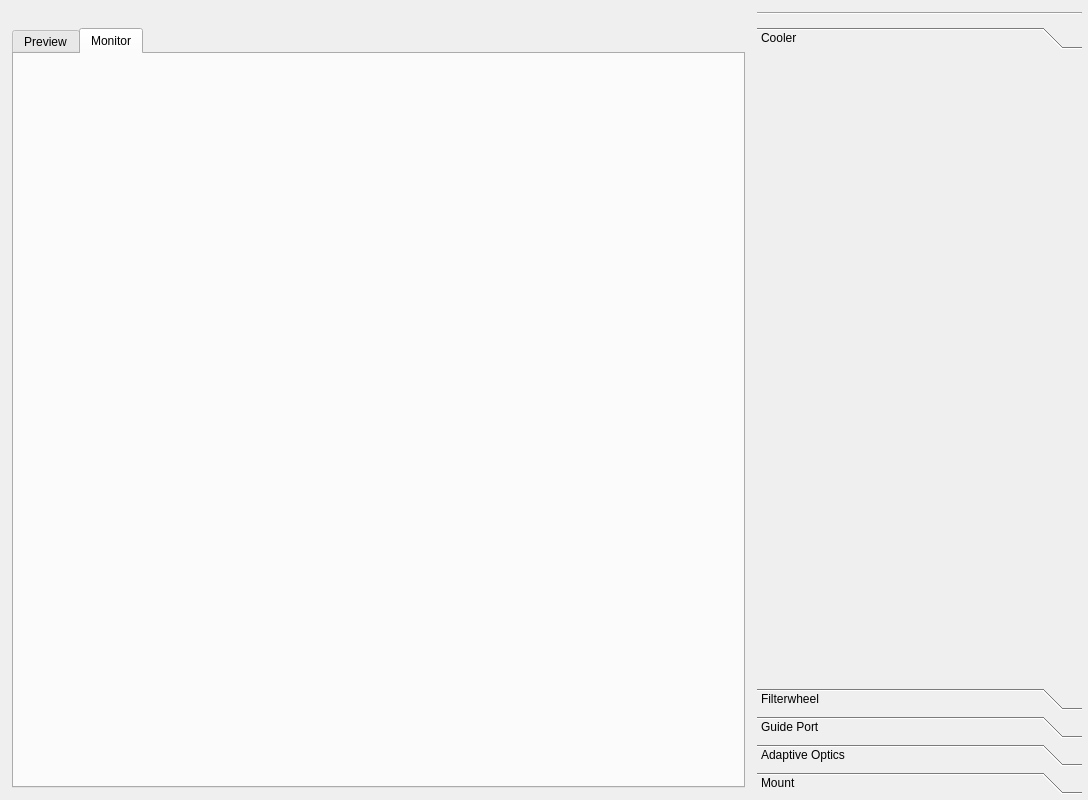
<?xml version="1.0" encoding="UTF-8"?>
<ui version="4.0">
 <class>snowgui::focusingwindow</class>
 <widget class="QWidget" name="snowgui::focusingwindow">
  <property name="geometry">
   <rect>
    <x>0</x>
    <y>0</y>
    <width>1088</width>
    <height>800</height>
   </rect>
  </property>
  <property name="windowTitle">
   <string>Form</string>
  </property>
  <layout class="QHBoxLayout" name="horizontalLayout">
   <property name="leftMargin">
    <number>6</number>
   </property>
   <property name="topMargin">
    <number>6</number>
   </property>
   <property name="rightMargin">
    <number>6</number>
   </property>
   <property name="bottomMargin">
    <number>6</number>
   </property>
   <item>
    <widget class="QWidget" name="leftWidget" native="true">
     <layout class="QVBoxLayout" name="verticalLayout_2">
      <property name="leftMargin">
       <number>6</number>
      </property>
      <property name="topMargin">
       <number>6</number>
      </property>
      <property name="rightMargin">
       <number>6</number>
      </property>
      <property name="bottomMargin">
       <number>6</number>
      </property>
      <item>
       <widget class="snowgui::focusingcontrollerwidget" name="focusingcontrollerWidget" native="true">
        <property name="minimumSize">
         <size>
          <width>0</width>
          <height>10</height>
         </size>
        </property>
       </widget>
      </item>
      <item>
       <widget class="QTabWidget" name="tabWidget">
        <property name="currentIndex">
         <number>1</number>
        </property>
        <widget class="QWidget" name="imageTab">
         <attribute name="title">
          <string>Preview</string>
         </attribute>
         <layout class="QHBoxLayout" name="horizontalLayout_4">
          <property name="leftMargin">
           <number>0</number>
          </property>
          <property name="topMargin">
           <number>0</number>
          </property>
          <property name="rightMargin">
           <number>0</number>
          </property>
          <property name="bottomMargin">
           <number>0</number>
          </property>
          <item>
           <widget class="snowgui::imagedisplaywidget" name="imageWidget" native="true"/>
          </item>
         </layout>
        </widget>
        <widget class="QWidget" name="focusingMonitorTab">
         <attribute name="title">
          <string>Monitor</string>
         </attribute>
         <layout class="QGridLayout" name="gridLayout_3">
          <property name="leftMargin">
           <number>0</number>
          </property>
          <property name="topMargin">
           <number>0</number>
          </property>
          <property name="rightMargin">
           <number>0</number>
          </property>
          <property name="bottomMargin">
           <number>0</number>
          </property>
          <item row="0" column="0">
           <widget class="snowgui::FocusingProgressWidget" name="focusingHistory" native="true">
            <property name="sizePolicy">
             <sizepolicy hsizetype="Preferred" vsizetype="Expanding">
              <horstretch>0</horstretch>
              <verstretch>0</verstretch>
             </sizepolicy>
            </property>
           </widget>
          </item>
          <item row="1" column="0">
           <widget class="snowgui::FocusGraphWidget" name="focusgraphWidget" native="true">
            <property name="sizePolicy">
             <sizepolicy hsizetype="Preferred" vsizetype="Expanding">
              <horstretch>0</horstretch>
              <verstretch>0</verstretch>
             </sizepolicy>
            </property>
            <property name="minimumSize">
             <size>
              <width>0</width>
              <height>0</height>
             </size>
            </property>
            <property name="maximumSize">
             <size>
              <width>16777215</width>
              <height>16777215</height>
             </size>
            </property>
           </widget>
          </item>
          <item row="0" column="1" rowspan="2">
           <widget class="snowgui::FocusElementStack" name="focusingMonitor"/>
          </item>
         </layout>
        </widget>
       </widget>
      </item>
     </layout>
    </widget>
   </item>
   <item>
    <widget class="QWidget" name="deviceWidget" native="true">
     <property name="maximumSize">
      <size>
       <width>325</width>
       <height>16777215</height>
      </size>
     </property>
     <layout class="QVBoxLayout" name="verticalLayout">
      <property name="leftMargin">
       <number>0</number>
      </property>
      <property name="topMargin">
       <number>0</number>
      </property>
      <property name="rightMargin">
       <number>0</number>
      </property>
      <property name="bottomMargin">
       <number>0</number>
      </property>
      <item>
       <widget class="snowgui::ccdcontrollerwidget" name="ccdcontrollerWidget" native="true">
        <property name="minimumSize">
         <size>
          <width>325</width>
          <height>0</height>
         </size>
        </property>
        <property name="maximumSize">
         <size>
          <width>325</width>
          <height>261</height>
         </size>
        </property>
       </widget>
      </item>
      <item>
       <widget class="Line" name="separatorLine">
        <property name="orientation">
         <enum>Qt::Horizontal</enum>
        </property>
       </widget>
      </item>
      <item>
       <widget class="snowgui::focusercontrollerwidget" name="focusercontrollerWidget" native="true">
        <property name="minimumSize">
         <size>
          <width>325</width>
          <height>0</height>
         </size>
        </property>
        <property name="maximumSize">
         <size>
          <width>325</width>
          <height>16777215</height>
         </size>
        </property>
       </widget>
      </item>
      <item>
       <widget class="QToolBox" name="toolBox">
        <property name="minimumSize">
         <size>
          <width>325</width>
          <height>0</height>
         </size>
        </property>
        <property name="maximumSize">
         <size>
          <width>325</width>
          <height>16777215</height>
         </size>
        </property>
        <widget class="snowgui::coolercontrollerwidget" name="coolercontrollerWidget">
         <property name="geometry">
          <rect>
           <x>0</x>
           <y>0</y>
           <width>325</width>
           <height>563</height>
          </rect>
         </property>
         <attribute name="label">
          <string>Cooler</string>
         </attribute>
        </widget>
        <widget class="snowgui::filterwheelcontrollerwidget" name="filterwheelcontrollerWidget">
         <property name="geometry">
          <rect>
           <x>0</x>
           <y>0</y>
           <width>325</width>
           <height>563</height>
          </rect>
         </property>
         <attribute name="label">
          <string>Filterwheel</string>
         </attribute>
        </widget>
        <widget class="snowgui::guideportcontrollerwidget" name="guideportcontrollerWidget">
         <property name="geometry">
          <rect>
           <x>0</x>
           <y>0</y>
           <width>325</width>
           <height>563</height>
          </rect>
         </property>
         <attribute name="label">
          <string>Guide Port</string>
         </attribute>
        </widget>
        <widget class="snowgui::adaptiveopticscontrollerwidget" name="adaptiveopticscontrollerWidget">
         <property name="geometry">
          <rect>
           <x>0</x>
           <y>0</y>
           <width>325</width>
           <height>563</height>
          </rect>
         </property>
         <attribute name="label">
          <string>Adaptive Optics</string>
         </attribute>
        </widget>
        <widget class="snowgui::mountcontrollerwidget" name="mountcontrollerWidget">
         <property name="geometry">
          <rect>
           <x>0</x>
           <y>0</y>
           <width>325</width>
           <height>563</height>
          </rect>
         </property>
         <attribute name="label">
          <string>Mount</string>
         </attribute>
        </widget>
       </widget>
      </item>
     </layout>
    </widget>
   </item>
  </layout>
 </widget>
 <customwidgets>
  <customwidget>
   <class>snowgui::imagedisplaywidget</class>
   <extends>QWidget</extends>
   <header location="global">imagedisplaywidget.h</header>
   <container>1</container>
   <slots>
    <slot>rectangleSelected(astro::image::ImageRectangle)</slot>
   </slots>
  </customwidget>
  <customwidget>
   <class>snowgui::coolercontrollerwidget</class>
   <extends>QWidget</extends>
   <header location="global">coolercontrollerwidget.h</header>
   <container>1</container>
  </customwidget>
  <customwidget>
   <class>snowgui::filterwheelcontrollerwidget</class>
   <extends>QWidget</extends>
   <header location="global">filterwheelcontrollerwidget.h</header>
   <container>1</container>
  </customwidget>
  <customwidget>
   <class>snowgui::mountcontrollerwidget</class>
   <extends>QWidget</extends>
   <header location="global">mountcontrollerwidget.h</header>
   <container>1</container>
  </customwidget>
  <customwidget>
   <class>snowgui::ccdcontrollerwidget</class>
   <extends>QWidget</extends>
   <header location="global">ccdcontrollerwidget.h</header>
   <container>1</container>
   <slots>
    <signal>imageReceived()</signal>
   </slots>
  </customwidget>
  <customwidget>
   <class>snowgui::guideportcontrollerwidget</class>
   <extends>QWidget</extends>
   <header location="global">guideportcontrollerwidget.h</header>
   <container>1</container>
  </customwidget>
  <customwidget>
   <class>snowgui::focusercontrollerwidget</class>
   <extends>QWidget</extends>
   <header location="global">focusercontrollerwidget.h</header>
   <container>1</container>
  </customwidget>
  <customwidget>
   <class>snowgui::adaptiveopticscontrollerwidget</class>
   <extends>QWidget</extends>
   <header location="global">adaptiveopticscontrollerwidget.h</header>
   <container>1</container>
  </customwidget>
  <customwidget>
   <class>snowgui::focusingcontrollerwidget</class>
   <extends>QWidget</extends>
   <header location="global">focusingcontrollerwidget.h</header>
   <container>1</container>
  </customwidget>
  <customwidget>
   <class>snowgui::FocusingProgressWidget</class>
   <extends>QWidget</extends>
   <header location="global">focusingprogresswidget.h</header>
   <container>1</container>
  </customwidget>
  <customwidget>
   <class>snowgui::FocusElementStack</class>
   <extends>QStackedWidget</extends>
   <header location="global">focuselementstack.h</header>
   <container>1</container>
  </customwidget>
  <customwidget>
   <class>snowgui::FocusGraphWidget</class>
   <extends>QWidget</extends>
   <header>FocusGraphWidget.h</header>
   <container>1</container>
  </customwidget>
 </customwidgets>
 <resources/>
 <connections/>
 <slots>
  <slot>imageReceived()</slot>
  <slot>rectangleSelected(astro::image::ImageRectangle)</slot>
 </slots>
</ui>
